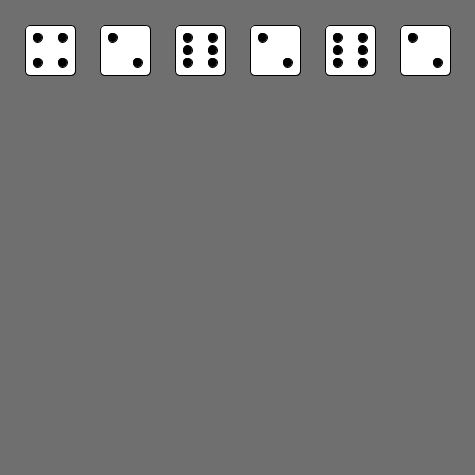
Frame 1 (no input)
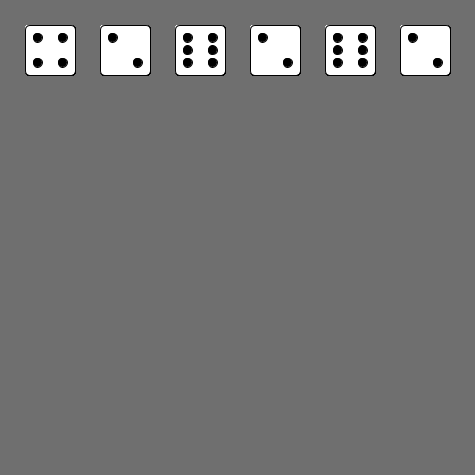
Frame 60 (the mouse pressed at the canvas centre just before this capture)
Frame 120 (the mouse held since frame 60 and released just before this capture): identical to frame 60, image omitted

The Processing sketch that drew these frames (run headless with seeded random() and noise(); from frame 60 on, the mouse is pressed at the canvas centre):

// Processing sketch: TERNING
// ── TERNING.pde
Die die1;
Die die2;
Die die3;
Die die4;
Die die5;
Die die6;
DiceCup cup;

void setup() {
  size (475, 475);
  background(111);
  die1 = new Die(255, 0);
  die2 = new Die(255, 0);
  die3 = new Die(255, 0);
  die4 = new Die(255, 0);
  die5 = new Die(255, 0);
  die6 = new Die(255, 0);
  cup = new DiceCup();
  cup.addDie(die1);
  cup.addDie(die2);
  cup.addDie(die3);
  cup.addDie(die4);
  cup.addDie(die5);
  cup.addDie(die6);
  cup.shake();
}
void draw() {

  cup.draw(50, 50, 50, 5);
}
void keyPressed() {  //kald shake()-funktionen hver gang der trykkes på 's'.
  cup.shake();

  if (key == 's')
  {
    cup.sort();//kald den sort-funktion som ikke fungerer
  }
}

// ── DiceCupClass.pde
class DiceCup {
  //alle variablerne som DiceCup-klassen består af
  Die[] cup;
  int amount;  // antallet af terninger i DiceCup
  Die[] spot1 = new Die [6];
  Die[] spot2 = new Die [6];
  Die[] spot3 = new Die [6];
  Die[] spot4 = new Die [6];
  Die[] spot5 = new Die [6];
  Die[] spot6 = new Die [6];

  DiceCup() {
    amount = 0;  //sæt startantallet af terninger til 0
    cup = new Die[6]; //cup giver ny array af terninger
  }



  void addDie(Die die) {
    amount++;
    cup [amount-1] = die;
  }
  public void shake() {  //shake-funktionen
    for (int i = 0; i < amount; i ++) {
      cup[i].roll();
    }
  }
  public void draw(int x, int y, int dieSize, int smoothCorners) { //draw-funktionen som tegner mine terninger
    int xPos = x;
    for (int i = 0; i < amount; i++) {
      cup[i].draw(xPos, y, dieSize, smoothCorners);
      xPos += 1.5 * dieSize;
    }
  }

  public void sort() {  //sort funktionen som skulle sortere efter øjne, den lykkedes ikke helt ...
    for (int i = 0; i < amount; i++) {
      if (cup[i].eyes== 1) {
        spot1[i]=cup[i];
      }
      if (cup[i].eyes==2) {
        spot2[i]=cup[i];
      }
      if (cup[i].eyes==3) {
        spot3[i]=cup[i];
      }
      if (cup[i].eyes==4) {
        spot4[i]=cup[i];
      }
      if (cup[i].eyes==5) {
        spot5[i]=cup[i];
      }
      if (cup[i].eyes==6) {
        spot6[i]=cup[i];
      }
    }
    for (int i = 0; i < spot1.length; i++) {
      //   if (spot1[i] != null) {
      // println("hej");
    }
  }
}

// ── DieClass.pde
class Die {
  //alle variablerne som terningeclassen består af
  color eyeColor;
  color dieColor;
  int eyes;
  int roll;   //en variabel til min rollDie funktion
  int size;  //størrelse på terningen
  int x;  //x-position
  int y;  //y-position
  int draw;   // variabel til funktionen som viser min terning
  int smoothCorners; //hjørnerne på terningens varaibel
  int eyeSize;

  public Die(color dieColor, color eyeColor) { //terningekonstruktøren
    this.eyeColor = eyeColor;
    this.dieColor = dieColor;
  }
  public void roll() {  //roll funktionen
    eyes = (int) random(1, 7);
  }
  //vis terning med draw()-funktion
  public void draw(int x, int y, int size, int smoothCorners) {
    eyeSize = 9;
    this.x = x;
    this.y = y;  //lokale variabler
    fill(dieColor);
    rectMode(CENTER);
    rect(x, y, size, size, smoothCorners); //tegn terningen
    fill(eyeColor);
    if (eyes == 1) {  //tegn terningerne vha en if-løkke
      circle(x, y, eyeSize);
    } else if (eyes == 2) {
      circle (x+size*0.25, y+size*0.25, eyeSize);
      circle (x-size*0.25, y-size*0.25, eyeSize);
    } else if (eyes == 3) {
      circle (x+size*0.25, y+size*0.25, eyeSize);
      circle (x, y, eyeSize);
      circle (x-size*0.25, y-size*0.25, eyeSize);
    } else if (eyes == 4) {
      circle(x+size*0.25, y+size*0.25, eyeSize);
      circle(x-size*0.25, y-size*0.25, eyeSize);
      circle(x+size*0.25, y-size*0.25, eyeSize);
      circle(x-size*0.25, y+size*0.25, eyeSize);
    } else if (eyes == 5) {
      circle(x+size*0.25, y+size*0.25, eyeSize);
      circle(x-size*0.25, y-size*0.25, eyeSize);
      circle(x+size*0.25, y-size*0.25, eyeSize);
      circle(x-size*0.25, y+size*0.25, eyeSize);
      circle(x, y, eyeSize);
    } else if (eyes == 6) {
      circle(x+size*0.25, y+size*0.25, eyeSize);
      circle(x-size*0.25, y-size*0.25, eyeSize);
      circle(x+size*0.25, y-size*0.25, eyeSize);
      circle(x-size*0.25, y+size*0.25, eyeSize);
      circle (x+size*0.25, y, eyeSize);
      circle (x-size*0.25, y, eyeSize);
    }
  }
}
